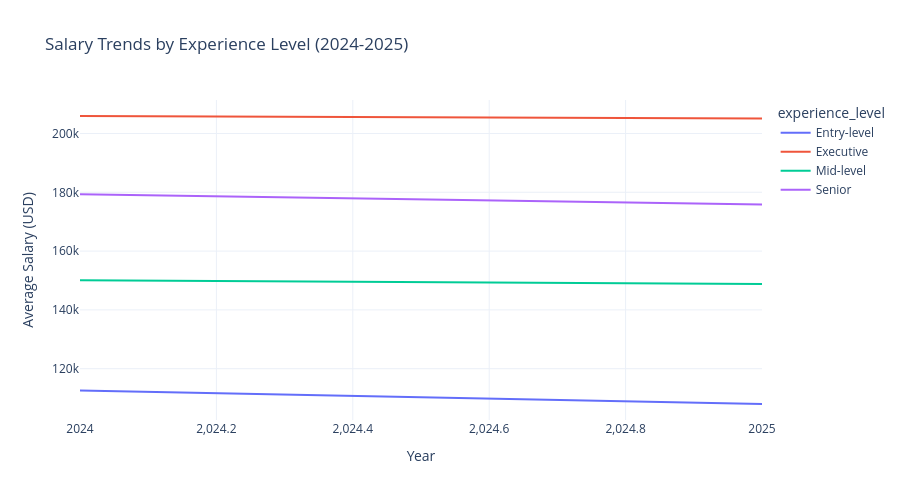

The cell this chart's notebook holds for it:
### Code cell
# Experience level salary comparison
plt.figure(figsize=(12, 6))
sns.boxplot(x='experience_level', y='salary_in_usd', data=train_df, order=['EN', 'MI', 'SE', 'EX'])
plt.title('Salary Distribution by Experience Level', fontsize=16)
plt.xlabel('Experience Level', fontsize=12)
plt.ylabel('Salary (USD)', fontsize=12)
plt.xticks(ticks=[0, 1, 2, 3], labels=['Entry-level', 'Mid-level', 'Senior', 'Executive'])
plt.show()

# Mean salary by experience level over time
exp_time = train_df.groupby(['work_year', 'experience_level'])['salary_in_usd'].mean().reset_index()
exp_time['experience_level'] = exp_time['experience_level'].replace({
    'EN': 'Entry-level', 'MI': 'Mid-level', 'SE': 'Senior', 'EX': 'Executive'
})

fig = px.line(exp_time, x='work_year', y='salary_in_usd', color='experience_level',
             title='Salary Trends by Experience Level (2024-2025)',
             labels={'salary_in_usd': 'Average Salary (USD)', 'work_year': 'Year'},
             template='plotly_white')

fig.update_layout(width=900, height=500, hovermode='x unified')
fig.show()

### Figure 1 — Plotly figure (JSON) as saved in the notebook; plotly's stock layout.template omitted (floating-point values rounded to 4 significant figures)
{"data": [{"hovertemplate": "experience_level=Entry-level<br>Year=%{x}<br>Average Salary (USD)=%{y}<extra></extra>", "legendgroup": "Entry-level", "line": {"color": "#636efa", "dash": "solid"}, "marker": {"symbol": "circle"}, "mode": "lines", "name": "Entry-level", "orientation": "v", "showlegend": true, "type": "scatter", "x": [2024, 2025], "xaxis": "x", "y": [112600.0, 108000.0], "yaxis": "y"}, {"hovertemplate": "experience_level=Executive<br>Year=%{x}<br>Average Salary (USD)=%{y}<extra></extra>", "legendgroup": "Executive", "line": {"color": "#EF553B", "dash": "solid"}, "marker": {"symbol": "circle"}, "mode": "lines", "name": "Executive", "orientation": "v", "showlegend": true, "type": "scatter", "x": [2024, 2025], "xaxis": "x", "y": [206000.0, 205100.0], "yaxis": "y"}, {"hovertemplate": "experience_level=Mid-level<br>Year=%{x}<br>Average Salary (USD)=%{y}<extra></extra>", "legendgroup": "Mid-level", "line": {"color": "#00cc96", "dash": "solid"}, "marker": {"symbol": "circle"}, "mode": "lines", "name": "Mid-level", "orientation": "v", "showlegend": true, "type": "scatter", "x": [2024, 2025], "xaxis": "x", "y": [150100.0, 148800.0], "yaxis": "y"}, {"hovertemplate": "experience_level=Senior<br>Year=%{x}<br>Average Salary (USD)=%{y}<extra></extra>", "legendgroup": "Senior", "line": {"color": "#ab63fa", "dash": "solid"}, "marker": {"symbol": "circle"}, "mode": "lines", "name": "Senior", "orientation": "v", "showlegend": true, "type": "scatter", "x": [2024, 2025], "xaxis": "x", "y": [179300.0, 175800.0], "yaxis": "y"}], "layout": {"height": 500, "hovermode": "x unified", "legend": {"title": {"text": "experience_level"}, "tracegroupgap": 0}, "title": {"text": "Salary Trends by Experience Level (2024-2025)"}, "width": 900, "xaxis": {"anchor": "y", "domain": [0, 1], "title": {"text": "Year"}}, "yaxis": {"anchor": "x", "domain": [0, 1], "title": {"text": "Average Salary (USD)"}}}}
